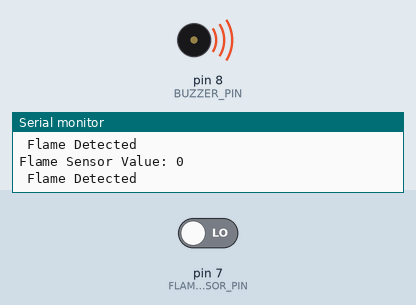
The sketch below on a simulated Arduino Uno, built with avr-gcc and run on an emulated ATmega328P. Shown: buzzer (waves = sounding, pin HIGH), the last lines printed to the serial monitor. The test bench sets the inputs (shaded band); at power-on: pin 7 (FLAME_SENSOR_PIN) LOW.

Above: at 2.8 s.
2.9 s: pin 7 (FLAME_SENSOR_PIN) driven HIGH
At 4.2 s:
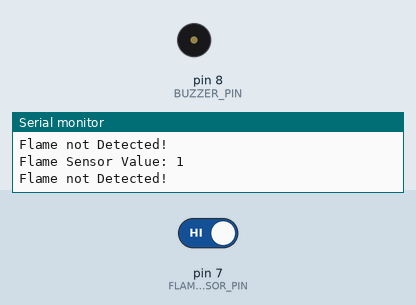
4.5 s: pin 7 (FLAME_SENSOR_PIN) driven LOW
At 5.8 s:
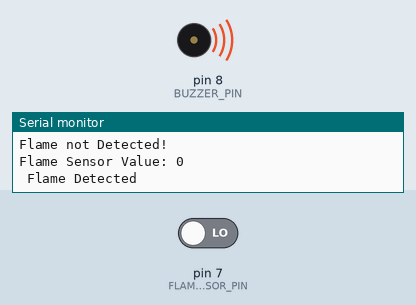
Timing chart, 0 to 7.5 s (numbered marks = the images above; inputs shaded):
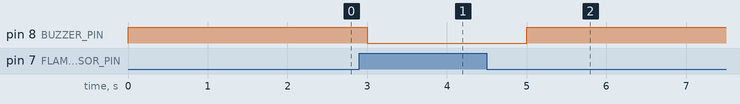

The sketch:

flame_sensor.ino
```cpp
#define FLAME_SENSOR_PIN 7
#define BUZZER_PIN 8

void setup() {

  Serial.begin(9600);


  pinMode(FLAME_SENSOR_PIN, INPUT);


  pinMode(BUZZER_PIN, OUTPUT);
}

void loop() {

  int flameValue = digitalRead(FLAME_SENSOR_PIN);


  Serial.print("Flame Sensor Value: ");
  Serial.println(flameValue);


  if (flameValue==1) {

    digitalWrite(BUZZER_PIN, LOW);
    Serial.println("Flame not Detected!");
  } else {

    digitalWrite(BUZZER_PIN,HIGH);
    Serial.println(" Flame Detected");
  }


  delay(1000);
}
```

Measured:
- after the input at 2.9 s, pin 8 (BUZZER_PIN): HIGH → LOW after 0.10 s
- after the input at 4.5 s, pin 8 (BUZZER_PIN): LOW → HIGH after 0.50 s
